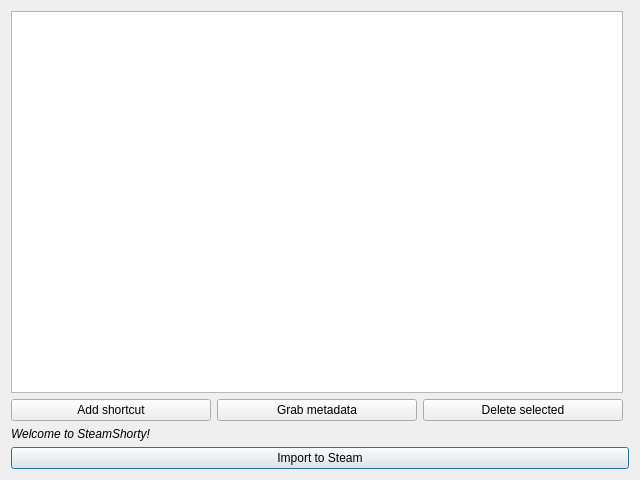
<?xml version="1.0" encoding="UTF-8"?>
<ui version="4.0">
 <class>Dialog</class>
 <widget class="QDialog" name="Dialog">
  <property name="geometry">
   <rect>
    <x>0</x>
    <y>0</y>
    <width>640</width>
    <height>480</height>
   </rect>
  </property>
  <property name="windowTitle">
   <string>SteamShorty</string>
  </property>
  <layout class="QGridLayout" name="gridLayout">
   <item row="2" column="0" colspan="2">
    <widget class="QLabel" name="statusLabel">
     <property name="font">
      <font>
       <italic>true</italic>
       <bold>false</bold>
      </font>
     </property>
     <property name="text">
      <string>Welcome to SteamShorty!</string>
     </property>
    </widget>
   </item>
   <item row="3" column="0" colspan="2">
    <widget class="QPushButton" name="importButton">
     <property name="toolTip">
      <string/>
     </property>
     <property name="text">
      <string>Import to Steam</string>
     </property>
    </widget>
   </item>
   <item row="0" column="0">
    <widget class="QTableWidget" name="shortcutsList">
     <property name="sizePolicy">
      <sizepolicy hsizetype="Expanding" vsizetype="Expanding">
       <horstretch>0</horstretch>
       <verstretch>0</verstretch>
      </sizepolicy>
     </property>
     <property name="palette">
      <palette>
       <active>
        <colorrole role="Highlight">
         <brush brushstyle="SolidPattern">
          <color alpha="255">
           <red>0</red>
           <green>170</green>
           <blue>255</blue>
          </color>
         </brush>
        </colorrole>
        <colorrole role="Link">
         <brush brushstyle="SolidPattern">
          <color alpha="255">
           <red>0</red>
           <green>0</green>
           <blue>255</blue>
          </color>
         </brush>
        </colorrole>
        <colorrole role="LinkVisited">
         <brush brushstyle="SolidPattern">
          <color alpha="255">
           <red>0</red>
           <green>0</green>
           <blue>127</blue>
          </color>
         </brush>
        </colorrole>
        <colorrole role="Accent">
         <brush brushstyle="SolidPattern">
          <color alpha="255">
           <red>0</red>
           <green>85</green>
           <blue>255</blue>
          </color>
         </brush>
        </colorrole>
       </active>
       <inactive>
        <colorrole role="Highlight">
         <brush brushstyle="SolidPattern">
          <color alpha="255">
           <red>0</red>
           <green>170</green>
           <blue>255</blue>
          </color>
         </brush>
        </colorrole>
        <colorrole role="Link">
         <brush brushstyle="SolidPattern">
          <color alpha="255">
           <red>0</red>
           <green>0</green>
           <blue>255</blue>
          </color>
         </brush>
        </colorrole>
        <colorrole role="LinkVisited">
         <brush brushstyle="SolidPattern">
          <color alpha="255">
           <red>0</red>
           <green>0</green>
           <blue>127</blue>
          </color>
         </brush>
        </colorrole>
        <colorrole role="Accent">
         <brush brushstyle="SolidPattern">
          <color alpha="255">
           <red>0</red>
           <green>85</green>
           <blue>255</blue>
          </color>
         </brush>
        </colorrole>
       </inactive>
       <disabled>
        <colorrole role="Link">
         <brush brushstyle="SolidPattern">
          <color alpha="255">
           <red>0</red>
           <green>0</green>
           <blue>255</blue>
          </color>
         </brush>
        </colorrole>
        <colorrole role="LinkVisited">
         <brush brushstyle="SolidPattern">
          <color alpha="255">
           <red>0</red>
           <green>0</green>
           <blue>127</blue>
          </color>
         </brush>
        </colorrole>
        <colorrole role="Accent">
         <brush brushstyle="SolidPattern">
          <color alpha="255">
           <red>0</red>
           <green>85</green>
           <blue>255</blue>
          </color>
         </brush>
        </colorrole>
       </disabled>
      </palette>
     </property>
     <property name="acceptDrops">
      <bool>true</bool>
     </property>
    </widget>
   </item>
   <item row="1" column="0">
    <layout class="QHBoxLayout" name="horizontalLayout">
     <item>
      <widget class="QPushButton" name="addButton">
       <property name="text">
        <string>Add shortcut</string>
       </property>
      </widget>
     </item>
     <item>
      <widget class="QPushButton" name="metadataButton">
       <property name="text">
        <string>Grab metadata</string>
       </property>
      </widget>
     </item>
     <item>
      <widget class="QPushButton" name="deleteButton">
       <property name="text">
        <string>Delete selected</string>
       </property>
      </widget>
     </item>
    </layout>
   </item>
  </layout>
 </widget>
 <resources/>
 <connections/>
</ui>
